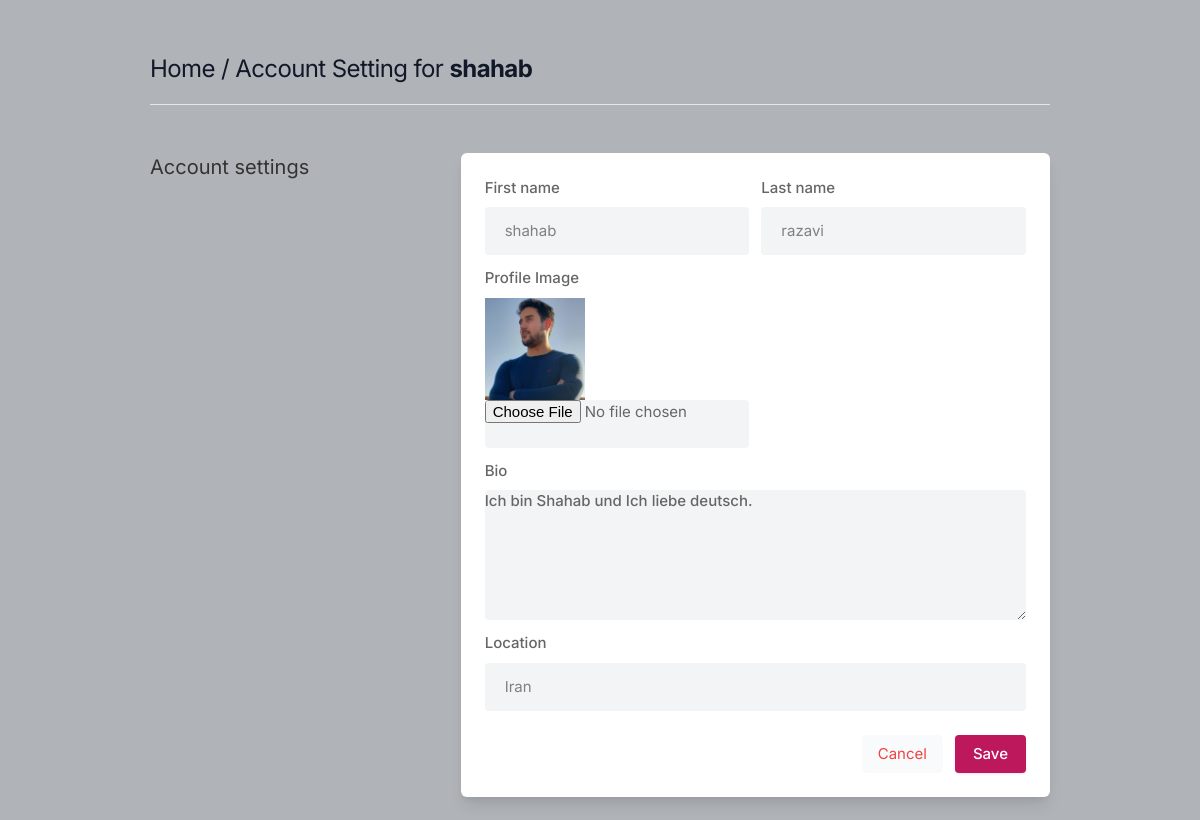
The app's page /settings/ (signed in), older data.
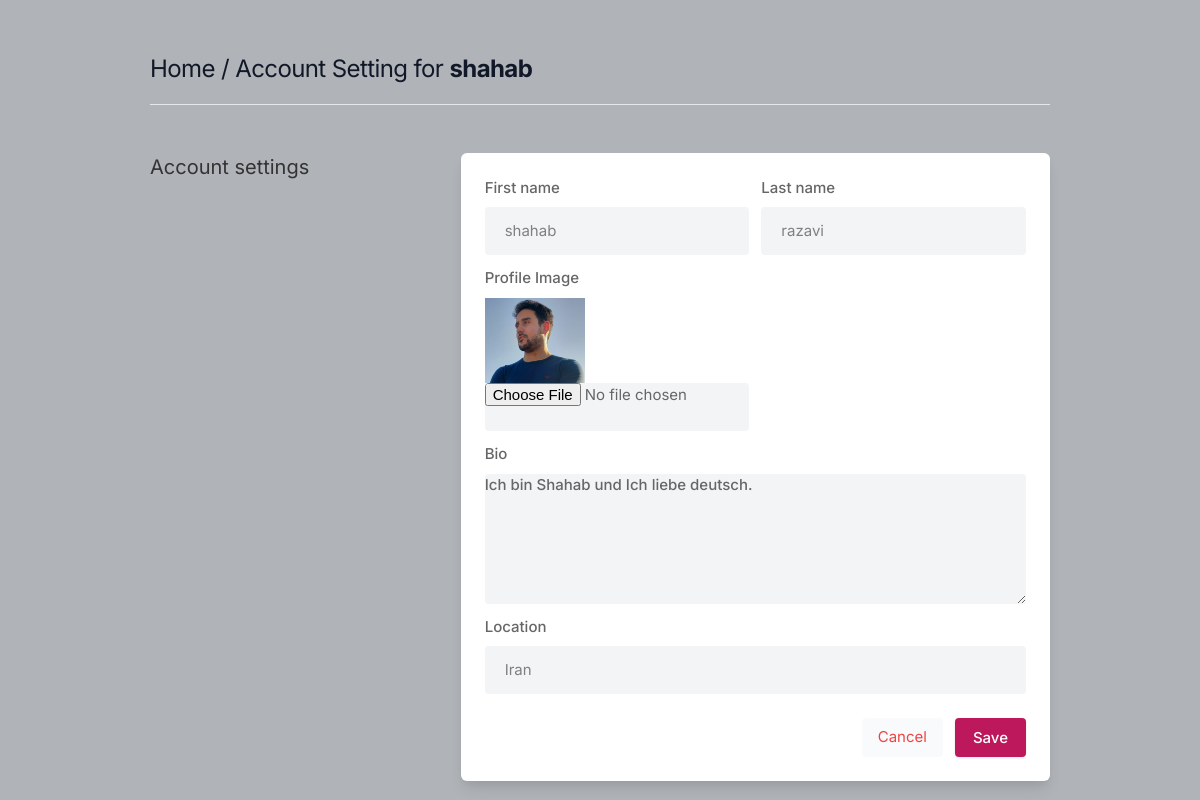
The same page, newer data.
### main/models.py (models this page shows, shortened)
class Profile(models.Model):
    user = models.ForeignKey(User, on_delete=models.CASCADE)
    id_user = models.IntegerField()
    first_name = models.CharField(max_length=100 , default='first_name')
    last_name = models.CharField(max_length=100, default='last_name')
    bio = models.TextField(blank=True)
    profileimg = models.ImageField(upload_to='profile_images' , default='default_pic.png')
    location = models.CharField(max_length= 100, blank= True)

### main/views.py (the view, shortened to what this page needs)
# urls.py: path('settings/', views.settings, name='settings'),
@login_required(login_url='login')
def settings(request):
    user_profile = Profile.objects.get(user=request.user)
    return render(request, 'setting.html', {'user_profile': user_profile})

### templates/setting.html (shortened to what this page needs)
{% load static %}
<!DOCTYPE html>
<html lang="en">
<head>
    <link rel="stylesheet" href="{% static 'assets/css/icons.css' %}">
    <link rel="stylesheet" href="{% static 'assets/css/uikit.css' %}">
    <link rel="stylesheet" href="{% static 'assets/css/style.css' %}">
    <link rel="stylesheet" href="{% static 'assets/css/tailwind.css' %}">
</head>
<body>
            <div class="container m-auto">
                <h1 class="text-2xl leading-none text-gray-900 tracking-tight mt-3"><a href="/">Home</a> / Account Setting for <b>{{user}}</b> </h1>
                <br>
                <hr>
                <div class="grid lg:grid-cols-3 mt-12 gap-8">
                    <div>
                        <h3 class="text-xl mb-2"> Account settings</h3>
                    </div>
                    <div class="bg-white rounded-md lg:shadow-lg shadow col-span-2">
                    <form action="" method="POST" enctype="multipart/form-data">
                       <div class="grid grid-cols-2 gap-3 lg:p-6 p-4">
                           <div>
                               <label for=""> First name</label>
                               <input type="text" name="first_name" value="{{user_profile.first_name}}" class="shadow-none bg-gray-100">
                           </div>
                           <div>
                               <label for=""> Last name</label>
                               <input type="text" name="last_name" value="{{user_profile.last_name}}" class="shadow-none bg-gray-100">
                            </div>
                            <div>
                                <label for=""> Profile Image</label>
                                <img src="{{user_profile.profileimg.url}}" height="100" width="100">
                                <input type="file" name="image" class="shadow-none bg-gray-100">
                             </div>
                            <div class="col-span-2">
                                <label for="about">Bio</label>
                                <textarea id="bio" name="bio" rows="3"  class="shadow-none bg-gray-100">{{user_profile.bio}}</textarea>
                            </div>
                            <div class="col-span-2">
                                <label for=""> Location</label>
                                <input type="text" name="location" value="{{user_profile.location}}" class="shadow-none bg-gray-100">
                            </div>
                       </div>
                       <div class="bg-gray-10 p-6 pt-0 flex justify-end space-x-3">
                           <button class="p-2 px-4 rounded bg-gray-50 text-red-500"> <a href="/">Cancel</a> </button>
                           <button type="submit" class="button bg-blue-700"> Save </button>
                       </div>
                    </div>
                    </div>
                    <br>
                </div>
</body>
</html>

### static/assets/css/style.css (style rules this page uses)
body { background-color: #B0B3B8!important; }
button { vertical-align: middle; }
span.button, button.button { background-color: #be185d; top: 0; color: #fff; position: relative; padding: 8px 18px; line-height: 22px; position: relative; font-weight: 500; font-size: 15px; display: inline-block; -webkit-transition: all 0.2s ease-in-out; transition: all 0.2s ease-in-out; cursor: pointer; overflow: hidden; border: none; border-radius: 4px; -webkit-box-shadow: 0 1px 3px rgba(0, 0, 0, 0.1); box-shadow: 0 1px 3px rgba(0, 0, 0, 0.1); }
input { height: 48px; line-height: 48px; padding: 0 20px; outline: none; font-size: 15px; color: #808080; max-width: 100%; width: 100%; -webkit-box-sizing: border-box; box-sizing: border-box; display: block; font-weight: 400; opacity: 1; border-radius: 4px; border: none; -webkit-box-shadow: 0 1px 4px 0px rgba(0, 0, 0, 0.12); box-shadow: 0 1px 4px 0px rgba(0, 0, 0, 0.12); }
input[type="text"], input[type="password"], input[type="email"], input[type="number"] { height: 48px; line-height: 48px; padding: 0 20px; outline: none; font-size: 15px; color: #808080; max-width: 100%; width: 100%; -webkit-box-sizing: border-box; box-sizing: border-box; display: block; font-weight: 400; opacity: 1; border-radius: 4px; border: none; -webkit-box-shadow: 0 1px 4px 0px rgba(0, 0, 0, 0.12); box-shadow: 0 1px 4px 0px rgba(0, 0, 0, 0.12); }
textarea { height: 48px; line-height: 48px; padding: 0 20px; outline: none; font-size: 15px; color: #808080; margin: 0 0 16px 0; max-width: 100%; width: 100%; -webkit-box-sizing: border-box; box-sizing: border-box; display: block; background-color: #fff; font-weight: 500; opacity: 1; border-radius: 4px; border: none; -webkit-box-shadow: 0 1px 4px 0px rgba(0, 0, 0, 0.12); box-shadow: 0 1px 4px 0px rgba(0, 0, 0, 0.12); }
input { -webkit-transition: all 0.1s ease-in-out; transition: all 0.1s ease-in-out; }
::placeholder { color: #808080; opacity: 1; }
textarea { height: auto; line-height: 27px; padding: 20px; min-height: 130px; -webkit-transition: none !important; transition: none !important; min-width: 100%; }
label, legend { display: block; font-weight: bold; font-size: 15px; font-weight: 500; margin-bottom: 8px; }
button { border: none; margin: 0; padding: 0; width: auto; overflow: visible; background: transparent; color: inherit; font: inherit; line-height: normal; cursor: pointer; }
a { color: #be185d; -webkit-transition: 0.3s; transition: 0.3s; outline: none !important; }
button { outline: none !important; }
img { max-width: 100%; }
body { color: #666; font-size: 15px; line-height: 27px; background-color: #f0f2f5; font-family: "Inter", sans-serif; text-transform: none; }
h1, h2, h3, h4, h5, h6 { font-family: "Inter", sans-serif; text-transform: none; }
input[type="text"], input[type="password"], input[type="email"] { font-family: "Inter", sans-serif; text-transform: none; }
textarea, select { font-family: "Inter", sans-serif; text-transform: none; }
button, body .pac-container { font-family: "Inter", sans-serif; text-transform: none; }
h1, h2, h3, h4, h5, h6 { color: #333; font-weight: 500; margin: 0; padding: 0; }
h1 { font-size: 32px; }
h3 { font-size: 22px; }
b, strong { font-weight: 700 !important; }
@media (min-width: 1024px) { .container { max-width: 900px !important; padding-top: 45px; } }
.shadow-none { -webkit-box-shadow: none !important; box-shadow: none !important; }

Row changes from the older to the newer data that the page shows:
changed Profile "shahab": profileimg: a different picture
